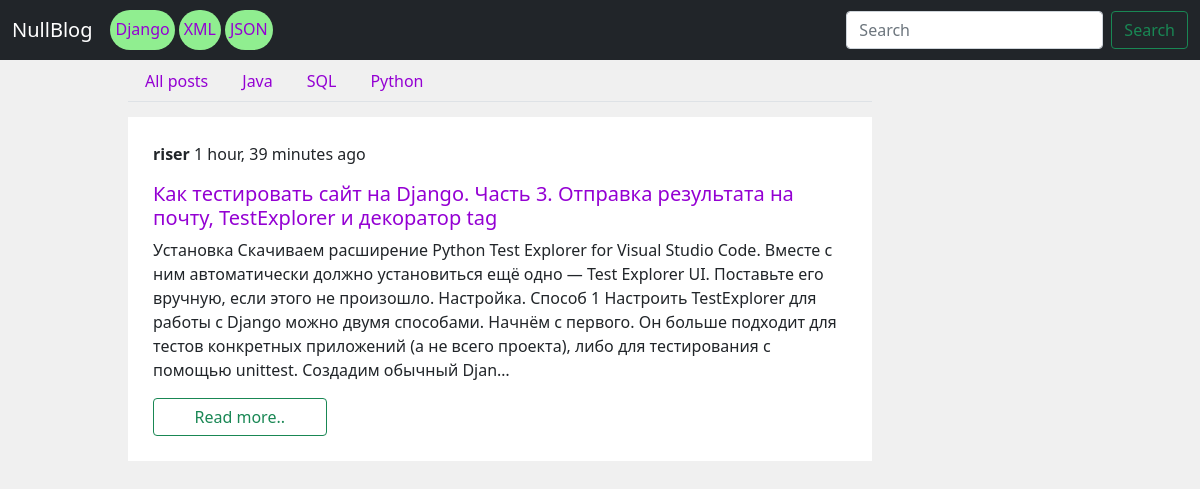
The app's page /tag/json/ with its own data.
### blog/models.py (models this page shows)
class Tag(models.Model):
    name = models.CharField(max_length=100)
    slug = models.SlugField(max_length=100)
    def __str__(self):
        return self.name

class Category(models.Model):
    name = models.CharField(max_length=100)
    slug = models.SlugField(max_length=100)
    def __str__(self):
        return self.name

class Post(models.Model):
    class NewManager(models.Manager):
        def get_queryset(self):
            return super().get_queryset().filter(status=Post.Status.PUBLISHED)
    class Status(models.TextChoices):
        DRAFT = 'draft'
        PUBLISHED = 'published'
    title = models.CharField(max_length=250)
    photo = models.ImageField(upload_to=user_directory_path, default='photos/default.png')
    category = models.ForeignKey(Category, on_delete=models.PROTECT, default=1)
    tags = models.ManyToManyField(Tag)
    slug = models.SlugField(max_length=250, unique_for_date='publish_date')
    publish_date = models.DateTimeField(default=timezone.now)
    author = models.ForeignKey(User, on_delete=models.CASCADE, related_name='blog_posts', default=User)
    content = models.TextField()
    status = models.CharField(max_length=10, choices=Status.choices, default=Status.DRAFT)
    objects = models.Manager()
    newmanager = NewManager()
    def get_absolute_url(self):
        return reverse('blog:post_single', args=[self.slug])
    class Meta:
        get_latest_by = ['publish_date']
        ordering = ['-publish_date']
    def __str__(self):
        return self.title

### blog/views.py (the view)
# urls.py: path('tag/<slug:tag_slug>/', views.TagListView.as_view(), name='tag'),
class TagListView(ListView):
    template_name = 'blog/tag.html'
    context_object_name = 'taglist'
    def get_queryset(self):
        return models.Post.objects.filter(tags__slug=self.kwargs['tag_slug'])
    def get_context_data(self, *, object_list=None, **kwargs):
        context = super().get_context_data(**kwargs)
        context['now'] = timezone.now()
        context['categories'] = models.Category.objects.all()
        context['posts'] = models.Post.objects.filter(tags__slug=self.kwargs['tag_slug'])
        context['tags'] = models.Tag.objects.all()
        return context

### blog/templates/blog/tag.html (shortened to what this page needs)
{% extends 'base.html' %}
{% block content %}
<div class="container">
    <div class="d-flex justify-content-center">
        <div class="col-md-8">
            <ul class="nav nav-tabs  sticky-top" style="background-color: #F0F0F0">
                <li class="nav-item">
                    <a class="nav-link" aria-current="page" href="{% url 'blog:homepage' %}">All posts</a>
                </li>
                {% for category in categories %}
                {% if taglist.current_category == category.slug %}
                <li class="nav-item">
                    <a class="nav-link active" href="{% url 'blog:category' category.slug %}">{{ category }}</a>
                </li>
                {% else %}
                <li class="nav-item">
                    <a class="nav-link" href="{% url 'blog:category' category.slug %}">{{ category }}</a>
                </li>
                {% endif %}
                {% endfor %}
            </ul>
            {% if posts %}
            {% for post in posts %}
            {% include 'inc/card.html' %}
            {% endfor %}
            {% else %}
            <div class="d-flex flex-column text-center " style="color: gray; padding: 250px; margin-top: 15px; margin-bottom: 15px;">
                <h4>There are no posts</h4>
            </div>
            {% endif %}
        </div>
        <div class="d-flex justify-content-end" style="padding: 100px;">
    </div>
</div>
</div>
{% endblock %}

### templates/inc/navbar.html (shortened to what this page needs)
<nav class="navbar navbar-expand-lg navbar-dark bg-dark">
  <div class="container-fluid">
    <a class="navbar-brand" href="{% url 'blog:homepage' %}">NullBlog</a>
    <div class="collapse navbar-collapse" id="navbarSupportedContent">
      <ul class="navbar-nav me-auto mb-2 mb-lg-0">
        {% for tag in tags %}
        <span style="text-size: 2px; height: 40px; border: 0px solid black; background-color: lightgreen; border-radius: 30px; margin: 2px; padding: 5px; padding-top: 7px;">
                        <a href="{% url 'blog:tag' tag.slug %}">{{ tag }}</a>
                    </span>
        {% endfor %}
      </ul>
      <form class="d-flex">
        <input class="form-control me-2" type="search" placeholder="Search" aria-label="Search">
        <button class="btn btn-outline-success" type="submit">Search</button>
      </form>
    </div>
  </div>
</nav>

### templates/inc/card.html
<div class="d-flex flex-column" style="background-color: white; padding: 25px; margin-top: 15px; margin-bottom: 15px;">
    <p><strong>{{ post.author }}</strong> {{ post.publish_date | timesince }} ago</p>
        <h5><a href="{{ post.get_absolute_url }}">{{ post | truncatechars:100}}</a></h5>
    <p>{{ post.content | truncatechars:450 }}</p>
    <a href="{% url 'blog:post_single' post.slug %}">
    <button type="button" class="btn btn-outline-success col-sm-3">Read more..</button>
    </a>
</div>

### templates/base.html (style rules this page uses)
a:link { color: darkviolet; text-decoration: none; }

### records on screen
Tag: name "Django"
Tag: name "XML"
Tag: name "JSON"
Category: name "Java"
Category: name "SQL"
Category: name "Python"
Post: author "riser", publish_date "1 hour, 39 minutes", title "Как тестировать сайт на Django. Часть 3. Отправка результата на почту, TestExplorer и декоратор tag", content "Установка Скачиваем расширение Python Test Explorer for Visual Studio Code. Вместе с ним автоматически должно установиться ещё одно — Test Explorer UI. Поставьте его вручную, если этого не произошло. Настройка. Способ 1 Настроить TestExplorer для работы с Django можно двумя способами. Начнём с первого. Он больше подходит для тестов конкретных приложений (а не всего проекта), либо для тестирования с помощью unittest. Создадим обычный Djan…"
